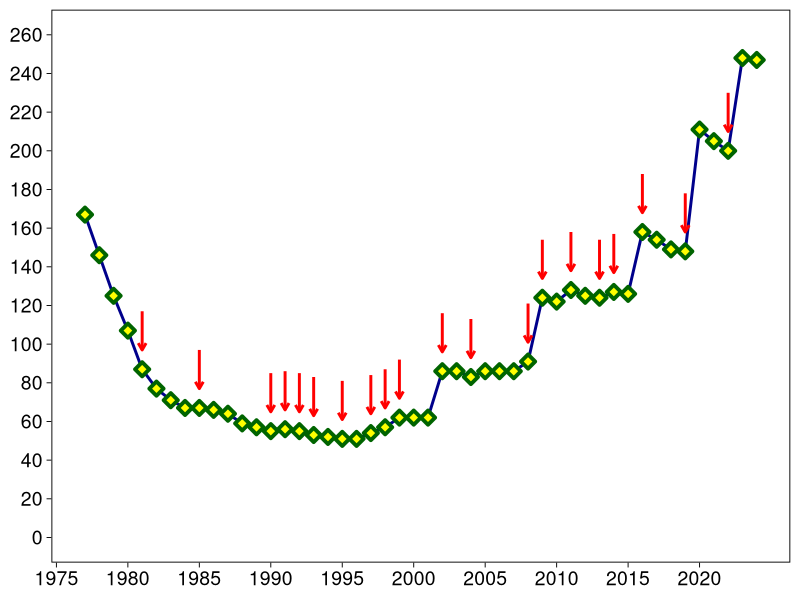

Write R code to recreate this figure.
library(ggplot2)
kpop <- data.frame("year" = 1977:2024,
                   "breeding" = c(FALSE,FALSE,FALSE,FALSE,TRUE,FALSE,FALSE,FALSE,TRUE,FALSE,FALSE,FALSE,FALSE,TRUE,TRUE,TRUE,TRUE,FALSE,TRUE,FALSE,TRUE,TRUE,TRUE,FALSE,FALSE,TRUE,FALSE,TRUE,FALSE,FALSE,FALSE,TRUE,TRUE,FALSE,TRUE,FALSE,TRUE,TRUE,FALSE,TRUE,FALSE,FALSE,TRUE,FALSE,FALSE,TRUE,FALSE,FALSE),
                   "transferred" = c(1,1,1,3,7,25,21,21,21,21,26,41,46,46,46,51,51,50,49,49,49,49,49,49,49,49,49,49,48,48,48,47,47,45,42,41,40,38,37,34,33,32,31,26,26,26,26,26),
                   "stewart" = c(149,132,111,91,72,44,45,43,44,43,38,18,11,9,8,2,0,0,0,0,0,0,0,0,0,0,0,0,0,0,0,0,0,0,0,0,0,0,0,0,0,0,0,0,0,0,0,0),
                   "offshore" = c(0,0,0,0,0,0,0,0,0,0,0,0,0,0,2,2,2,2,2,2,5,8,13,13,13,37,37,34,38,38,38,44,77,77,86,84,84,89,89,124,121,117,117,185,179,174,222,221),
                   "fiordland" = c(17,13,13,13,8,8,5,3,2,2,0,0,0,0,0,0,0,0,0,0,0,0,0,0,0,0,0,0,0,0,0,0,0,0,0,0,0,0,0,0,0,0,0,0,0,0,0,0),
                   "total" = c(167,146,125,107,87,77,71,67,67,66,64,59,57,55,56,55,53,52,51,51,54,57,62,62,62,86,86,83,86,86,86,91,124,122,128,125,124,127,126,158,154,149,148,211,205,200,248,247)
)
kpop$breed_years <- ifelse(kpop$breeding, kpop$year, NA)
ggplot(kpop, aes(year, total)) +
  geom_line(size=1, color="darkblue") +
  geom_point(size=2.5, shape=23, stroke=2, fill="yellow", color="darkgreen") +
  geom_segment(aes(x = breed_years, y = total+30, xend = year, yend = total+10), size=1, colour="red", arrow = arrow(length = unit(0.2, "cm")), arrow.fill = "red") +
  theme_linedraw(base_size = 14) +
  theme(plot.title = element_text(size=16, face="bold"),
        axis.text = element_text(size=14),
        axis.title = element_text(size=14,face="bold"),
        panel.grid = element_blank()) +
  scale_y_continuous(breaks = seq(from = 0, to = 260, by = 20), limits = c(0,260)) +
  scale_x_continuous(breaks = seq(from = 1975, to = 2023, by = 5)) +
  theme(
    plot.title = element_blank(),
    axis.title.x = element_blank(),
    axis.title.y = element_blank())
